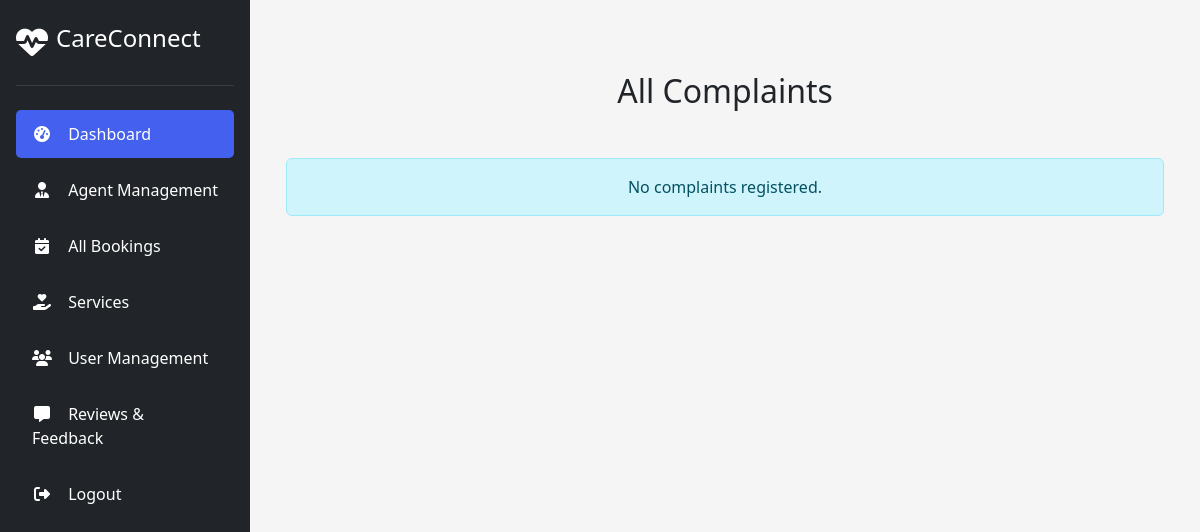
The app's page /admins/complaint_list/, older data.
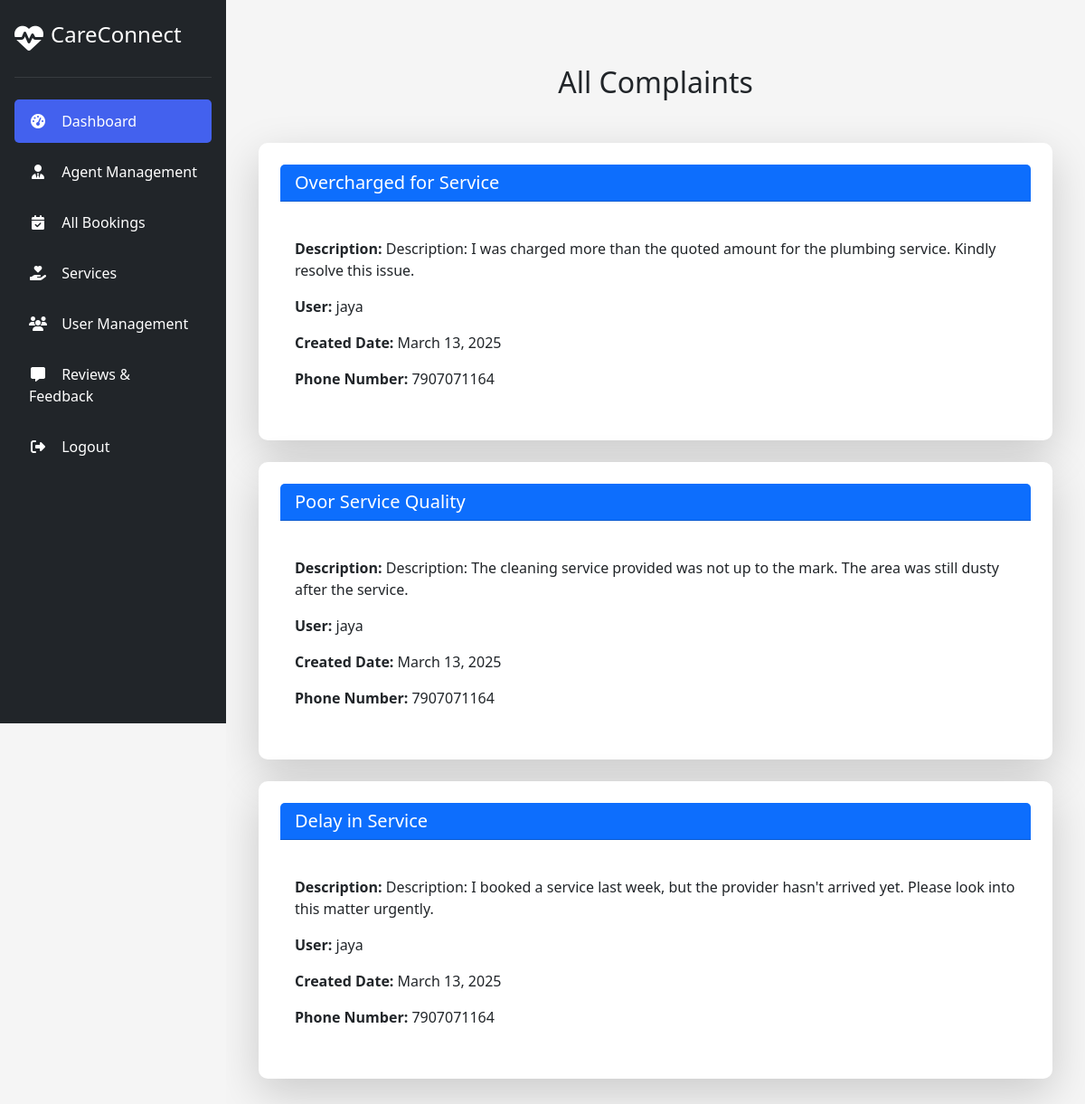
The same page, newer data.
### admins/models.py (models this page shows, shortened)
class Complaint_Model(models.Model):
    title = models.CharField(max_length=255)
    description = models.TextField()
    user=models.ForeignKey(User,on_delete=models.CASCADE)
    created_date=models.DateField(auto_now_add=True)

class User(AbstractUser):
    user_type = models.CharField(max_length=20, choices=[
        ('customer', 'Customer'),
        ('service_provider', 'Service Provider')
    ])

class UserProfile_Model(models.Model):
    name=models.CharField(max_length=100,null=True)
    address=models.TextField(null=True)
    place = models.CharField(max_length=100)
    age=models.PositiveIntegerField(null=True)
    email=models.EmailField(null=True)
    profile_picture = models.ImageField(upload_to='images', blank=True, null=True)
    phone_number=models.CharField(max_length=10, null=True)
    user=models.OneToOneField(User,on_delete=models.CASCADE)
    bio = models.TextField(blank=True)
    created_date=models.DateField(auto_now_add=True)
    updated_date=models.DateField(auto_now=True)
    is_active=models.BooleanField(default=False)

### admins/views.py (the view)
# urls.py: path('complaint_list/', Complaint_List_View.as_view(), name='complaint_list'),
class Complaint_List_View(View):
    def get(self, request):
        complaints = Complaint_Model.objects.all().order_by('-id')
        context = {
            'complaints': complaints
        }
        return render(request, 'all_complaint.html', context)

### admins/templates/all_complaint.html
{% extends 'admin.html' %}
{% block content %}
<div class="container mt-5">
    <h2 class="text-center mb-5">All Complaints</h2>
    {% if complaints %}
        {% for complaint in complaints %}
            <div class="card mb-4 shadow-lg border-0">
                <div class="card-header bg-primary text-white">
                    <h5 class="mb-0">{{ complaint.title }}</h5>
                </div>
                <div class="card-body">
                    <p><strong>Description:</strong> {{ complaint.description }}</p>
                    <p><strong>User:</strong> {{ complaint.user.username }}</p>
                    <p><strong>Created Date:</strong> {{ complaint.created_date }}</p>
                    <p><strong>Phone Number:</strong>
                        {{ complaint.user.userprofile_model.phone_number|default:"N/A" }}
                    </p>
                </div>
            </div>
        {% endfor %}
    {% else %}
        <div class="alert alert-info text-center" role="alert">
            No complaints registered.
        </div>
    {% endif %}
</div>
{% endblock %}

### admins/templates/admin.html (shortened to what this page needs)
<!DOCTYPE html>
<html lang="en">
<head>
    <link rel="stylesheet" href="https://cdn.jsdelivr.net/npm/bootstrap-icons@1.11.3/font/bootstrap-icons.min.css">
    <link href="https://cdn.jsdelivr.net/npm/bootstrap@5.3.3/dist/css/bootstrap.min.css" rel="stylesheet">
    <link rel="stylesheet" href="https://cdnjs.cloudflare.com/ajax/libs/font-awesome/6.4.0/css/all.min.css">
</head>
<body>
    <div class="dashboard">
        <div class="sidebar">
            <a class="menu_a" href="{% url 'home' %}">
            <div class="logo">
                <i class="fas fa-heart-pulse fa-2x"></i>
                <h2>CareConnect</h2>
            </div></a>
            <div class="menu">
                <a class="menu_a" href="{% url 'admins' %}">
                <div class="menu-item active">
                    <i class="fas fa-tachometer-alt"></i>
                    <span>Dashboard</span></a>
                </div>
                <div class="menu-item">
                <a class="menu_a" href="{% url 'all_providers' %}">
                    <i class="fas fa-user-tie"></i>
                    <span>Agent Management</span></a>
                </div>
                <div class="menu-item">
                <a class="menu_a" href="{% url 'manage_bookings' %}">
                    <i class="fas fa-calendar-check"></i>
                    <span>All Bookings</span></a>
                </div>
                <div class="menu-item">
                    <a class="menu_a" href="{% url 'add_services' %}">
                    <i class="fas fa-hand-holding-heart"></i>
                    <span>Services</span></a>
                </div>
                <div class="menu-item">
                    <a class="menu_a" href="{% url 'all_users' %}">
                    <i class="fas fa-users"></i>
                    <span>User Management</span></a>
                </div>
                <div class="menu-item">
                    <a class="menu_a" href="{% url 'complaint_list' %}">
                    <i class="fas fa-comment-alt"></i>
                    <span>Reviews & Feedback</span></a>
                </div>
                <div class="menu-item">
                    <a class="menu_a" href="{% url 'logout' %}">
                    <i class="fas fa-sign-out-alt"></i>
                    <span>Logout</span></a>
                </div>
            </div>
        </div>
        <div class="main-content">
            {% block content %}{% endblock %}
        </div>
</body>
</html>

### admins/templates/admin.html (style rules this page uses)
:root { --primary: #4361ee; --secondary: #3f37c9; --success: #4cc9f0; --danger: #f72585; --warning: #f8961e; --info: #4895ef; --light: #f8f9fa; --dark: #212529; --gray: #adb5bd; }
* { margin: 0; padding: 0; box-sizing: border-box; font-family: 'Segoe UI', Tahoma, Geneva, Verdana, sans-serif; }
body { background-color: #f5f5f5; color: var(--dark); }
.dashboard { display: flex; min-height: 100vh; }
.sidebar { width: 250px; background-color: var(--dark); color: white; padding: 1rem; position: sticky; top: 0; height: 100vh; overflow-y: auto; }
.logo { display: flex; align-items: center; padding: 0.5rem 0 1.5rem 0; border-bottom: 1px solid rgba(255,255,255,0.1); margin-bottom: 1.5rem; }
.logo h2 { font-size: 1.5rem; margin-left: 0.5rem; }
.menu-item { padding: 0.75rem 1rem; border-radius: 5px; margin-bottom: 0.5rem; cursor: pointer; display: flex; align-items: center; transition: background-color 0.3s; }
.menu-item.active { background-color: var(--primary); }
.menu-item i { margin-right: 0.75rem; width: 20px; text-align: center; }
.main-content { flex: 1; padding: 1.5rem; overflow-y: auto; }
.card { background-color: white; border-radius: 10px; padding: 1.5rem; box-shadow: 0 4px 6px rgba(0,0,0,0.05); margin-bottom: 1.5rem; }
.card-header { display: flex; justify-content: space-between; align-items: center; margin-bottom: 1.5rem; }
.menu_a { text-decoration: none; color: white; }

Row changes from the older to the newer data that the page shows:
added Complaint_Model: title "Overcharged for Service", description "Description: I was charged more than the quoted amount for the plumbing service. Kindly resolve this issue.", user.username "jaya", created_date "March 13, 2025", user.userprofile_model.phone_number "7907071164"
added Complaint_Model: title "Poor Service Quality", description "Description: The cleaning service provided was not up to the mark. The area was still dusty after the service.", user.username "jaya", created_date "March 13, 2025", user.userprofile_model.phone_number "7907071164"
added Complaint_Model: title "Delay in Service", description "Description: I booked a service last week, but the provider hasn't arrived yet. Please look into this matter urgently.", user.username "jaya", created_date "March 13, 2025", user.userprofile_model.phone_number "7907071164"
Text that changed along with them:
text no longer shown: "No complaints registered."
